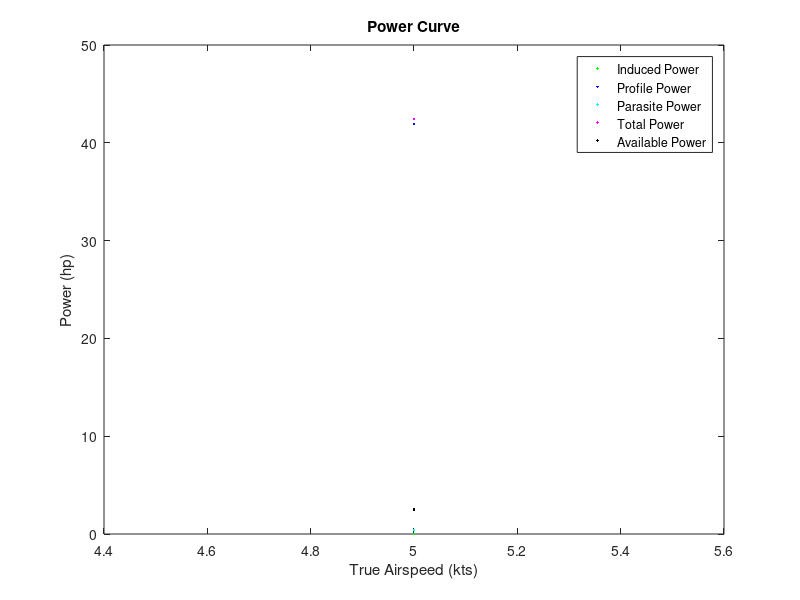
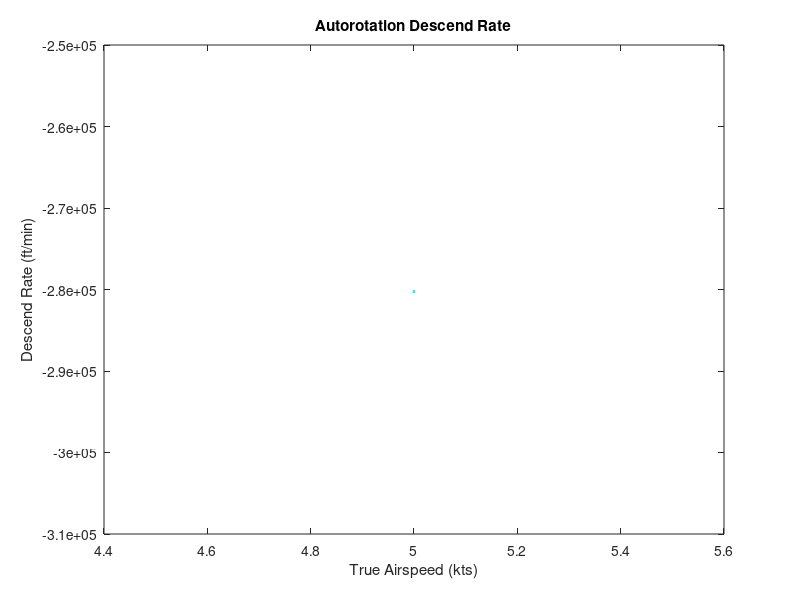
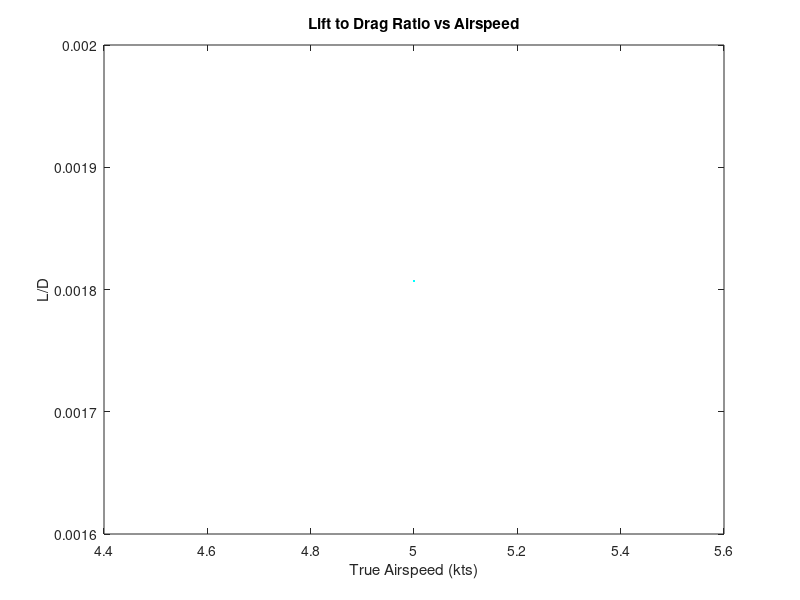
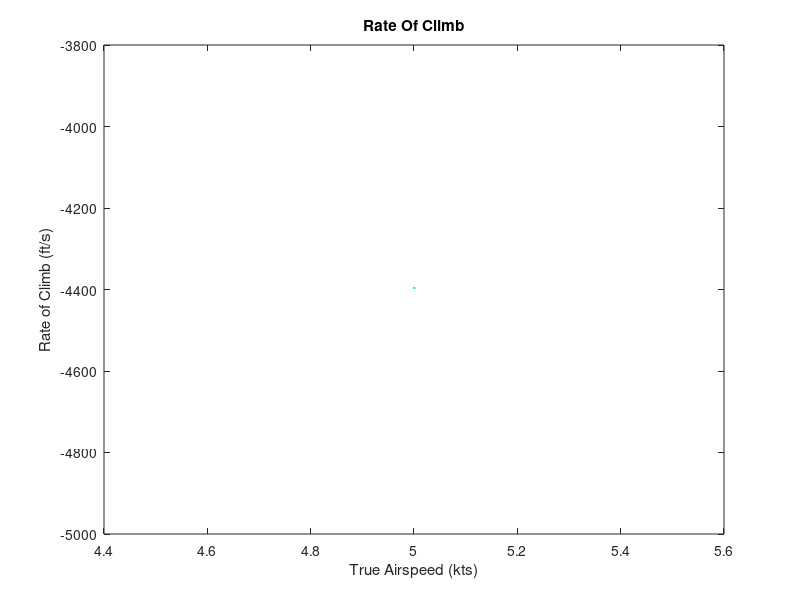

Recreate these plots in MATLAB, in order.
% Coaxial Rotor Helicopters Performance Analysis
% 
% Author: Reza Samarghandi 
% 
% rezasamarghandi@yahoo.com
%
%February 28, 2021

clear
clc
close all

minvel=input ('Minimum True Airspeed For Analysis (kts) : ');
maxvel=input ('Maximum True Airspeed For Analysis (kts) : ');
velocity=minvel:maxvel;
alfa_deg=input ('Angle Of Attack (Degrees): ');
alfa=0*pi/180; %angle of attack (rad)
velct=input ('Climb Velocity (kts) : ');
velc=velct*1.6878; %Climb Velocity in (ft/s)
rho=input ('Density Of Air in (lbs/ft^3) : ');
m=input ('Mass Of The Helicopter in (lbs) : '); 
r= input ('Radius Of The Rotor Blade (ft) : ');
chord=input ('Chord Of The Rotor Blade (ft) : '); 
nb=input ('Number Of Blades Of Rotor : '); 
cd0=input ('Rotor Blade Airfoil Drag Coefficient in Zero Angle Of Attack (cd0) : ');
g=32.17; %Gravitational Acceleration
rpm=input ('RPM of The Rotor : ');
hpavt=input ('Available power in hourse power : '); 
hpav=hpavt/2;
Pav=hpav*17696; %Available Power in (lb*ft^2/s^3)
mft=input ('fuel mass (lbs) : ');
mf=mft/2;
sfchp=input ('specific fuel consumption (lb/(hp*h) : ');
sfc=sfchp/17696;
n=input ('Load Factor For Turn Radius (Use Maximum Load Factor To Find Minimum Turn Radius : ');
f=input ('Equivalent Flat Plate Area Of The Fuselage (ft^2) : '); 
k=input ('Induced power factor (Preferred Value is 1.15) : ');
kk=input ('Correction parameter (Preferred Value is 4.7) : '); 
ss=input ('Distance Between Two Rotors (ft) : '); 


kint=1+sqrt(2); %Induced Power Factor Due To Rotors Overlap

omega=rpm*2*pi/60; %Main Rotor Rotational Speed (rad/s)
vtip=r*omega; %Main Rotor Blade Tip Speed (ft/s)
a=pi*r^2; %Area of The Main Rotor (ft^2)
sigma=nb*chord/(pi*r); %Solidity of The Main Rotor 
w=m*g; %Weight of The Helicopter (lb*ft/s^2)
cw=w/(rho*a*vtip^2); %Coefficient of Weight
shp=17696; %hp to (lb*ft^2/s^3) 
Pc=w*velc; %Climb Power (lb*ft^2/s^3)
hpc=Pc/shp; %Climb Power (hp)
cpc=Pc/(rho*a*vtip^3);  %Climb Power Coefficient
for j=1:length(velocity)

v=velocity(j)*1.6878; %Forward Velocity in ft/s

miu=v*cos(alfa)/vtip; %Main Rotor Advance Ratio

landa=sqrt(cw/2); %Initial Guess Of The Rotor Inflow Ratio

for i=1:50
    landa=miu*tan(alfa)+cw/(2*sqrt(miu^2+landa^2)); %Rotor Inflow Ratio
end


cpi=(2*kint*k*cw^2)/(2*sqrt(miu^2+landa^2)); %Rotor Induced Power Coefficient
cp0=2*sigma*cd0/8*(1+kk*miu^2); %Rotor Profile Power Coefficient
cpp=0.5*f/a*miu^3; %Parasite Power Coefficient Of The Helicopter
cp=cpi+cp0+cpp+cpc; %Total Required Power Coefficient
Pi=cpi*rho*a*vtip^3; %Rotor Induced Power
P0=cp0*rho*a*vtip^3; %Rotor Profile Power
Pp=cpp*rho*a*vtip^3; %Parasite Power Of The Helicopter
P=Pi+P0+Pp+Pc; %Total Required Power
hpi=Pi/shp; %Induced Power In HP 
hp0=P0/shp; %Profile Power In HP
hpp=Pp/shp; %Parasite Power In HP
hp=P/shp; %Total Required Power In HP


descend(j)=-cp/cw*vtip*60; %Autorotation Rate Of Descend (ft/min)

endurance(j)=mf/(P*sfc); %Endurance Of The Helicopter (Hour)

range(j)=mf*v/(P*sfc/3600); %Range Of The Helicopter (ft)

rc(j)=(Pav-P)/w; %Rate Of Climb ft/s


ld(j)=w*v/P; %L/D Of The Helicopter

radius(j)=v^2/(sqrt(n^2-1)*g); %Turn Radius For specific Load Factor




plot(velocity(j),hpi,'g.','DisplayName','Induced Power')
hold on

plot(velocity(j),hp0,'b.','DisplayName','Profile Power')
hold on

plot(velocity(j),hpp,'c.','DisplayName','Parasite Power')
hold on

plot(velocity(j),hp,'m.','DisplayName','Total Power')
hold on

plot(velocity(j),hpav,'k.','DisplayName','Available Power')
hold on
title('Power Curve')
xlabel('True Airspeed (kts)')
ylabel('Power (hp)')
legend('show')
end


figure
plot(velocity,descend,'c.')
title('Autorotation Descend Rate')
xlabel('True Airspeed (kts)')
ylabel('Descend Rate (ft/min)')

figure
plot(velocity,ld,'c.')
title('Lift to Drag Ratio vs Airspeed')
xlabel('True Airspeed (kts)')
ylabel('L/D')


figure
plot(velocity,rc,'c.')
title('Rate Of Climb')
xlabel('True Airspeed (kts)')
ylabel('Rate of Climb (ft/s)')





figure
plot(velocity,range,'c.')
title('Range Of The Helicopter')
xlabel('True Airspeed (kts)')
ylabel('Range (ft)')

figure
plot(velocity,endurance,'c.')
title('Endurance Of The Helicopter')
xlabel('True Airspeed (kts)')
ylabel('Endurance (hour)')

figure
plot(velocity,radius,'c.')
title('Turn Radius')
xlabel('True Airspeed (kts)')
ylabel('Turn Radius (ft)')

